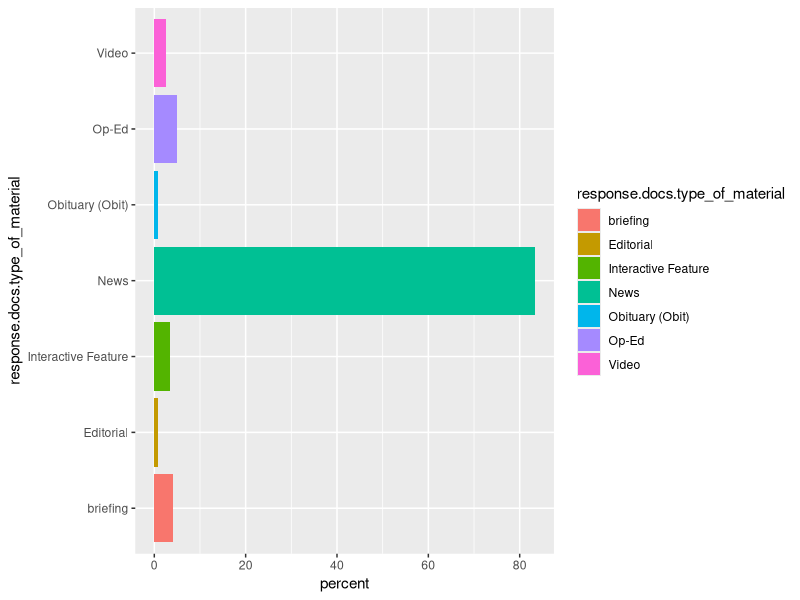
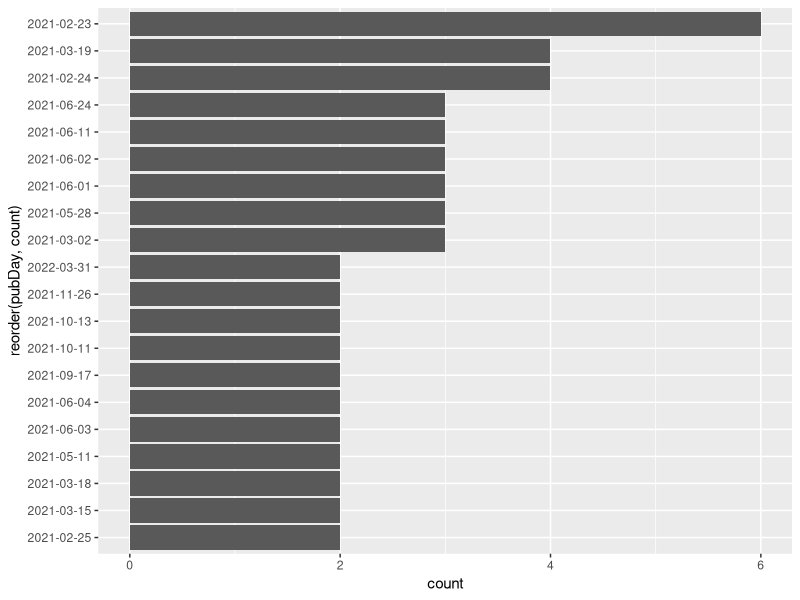
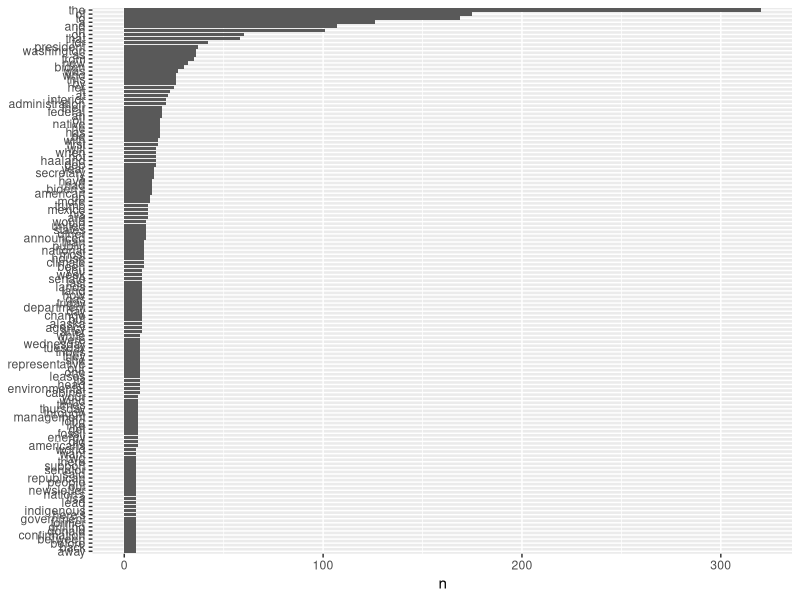
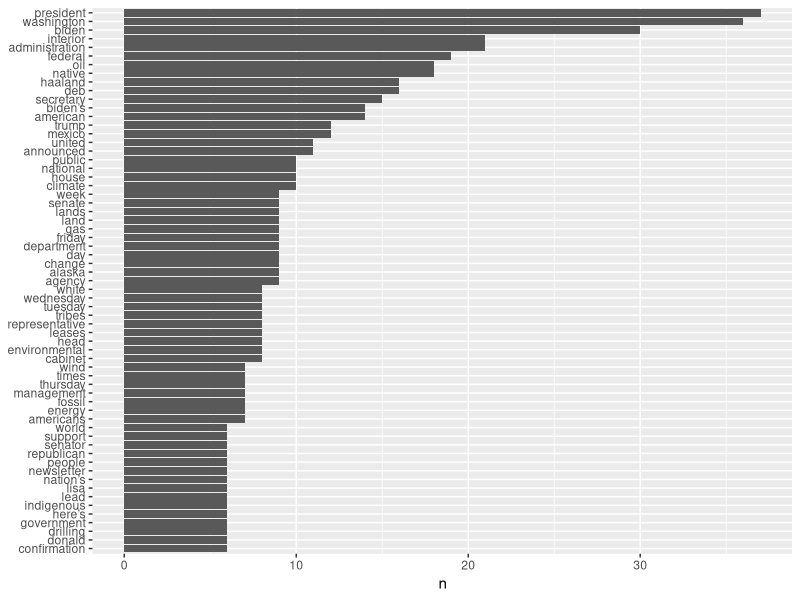

The R script that drew these images, in order:
## ---- chunk 1
knitr::opts_chunk$set(echo = TRUE)
## ---- chunk 2
library(jsonlite) #convert results from API queries into R-friendly formats 
library(tidyverse) 
library(tidytext) #text data management and analysis
library(ggplot2) #plot word frequencies and publication dates
## ---- chunk 3
term <- "Haaland" # Need to use + to string together separate words
begin_date <- "20210120"
end_date <- "20220401"

#construct the query url using API operators
baseurl <- paste0("http://api.nytimes.com/svc/search/v2/articlesearch.json?q=",term,
                  "&begin_date=",begin_date,"&end_date=",end_date,
                  "&facet_filter=true&api-key=","NTKBHbsb6XFEkGymGumAiba7n3uBvs8V", sep="")

#examine our query url

## ---- chunk 4
nytDat <- read.csv("nytDat.csv") # obtained from 

nytDat %>% 
  group_by(response.docs.type_of_material) %>%
  summarize(count=n()) %>%
  mutate(percent = (count / sum(count))*100) %>%
  ggplot() +
  geom_bar(aes(y=percent, x=response.docs.type_of_material, fill=response.docs.type_of_material), stat = "identity") + coord_flip()
## ---- chunk 5
nytDat %>%
  mutate(pubDay=gsub("T.*","",response.docs.pub_date)) %>%
  group_by(pubDay) %>%
  summarise(count=n()) %>%
  filter(count >= 2) %>%
  ggplot() +
  geom_bar(aes(x=reorder(pubDay, count), y=count), stat="identity") + coord_flip()
## ---- chunk 6

names(nytDat)
paragraph <- names(nytDat)[6] #The 6th column, "response.doc.lead_paragraph", is the one we want here.  
tokenized <- nytDat %>%
  unnest_tokens(word, paragraph)

tokenized %>%
  count(word, sort = TRUE) %>%
  filter(n > 5) %>% #illegible with all the words displayed
  mutate(word = reorder(word, n)) %>%
  ggplot(aes(n, word)) +
  geom_col() +
  labs(y = NULL)
## ---- chunk 7

data(stop_words)

tokenized <- tokenized %>%
  anti_join(stop_words)

tokenized %>%
  count(word, sort = TRUE) %>%
  filter(n > 5) %>%
  mutate(word = reorder(word, n)) %>%
  ggplot(aes(n, word)) +
  geom_col() +
  labs(y = NULL)
